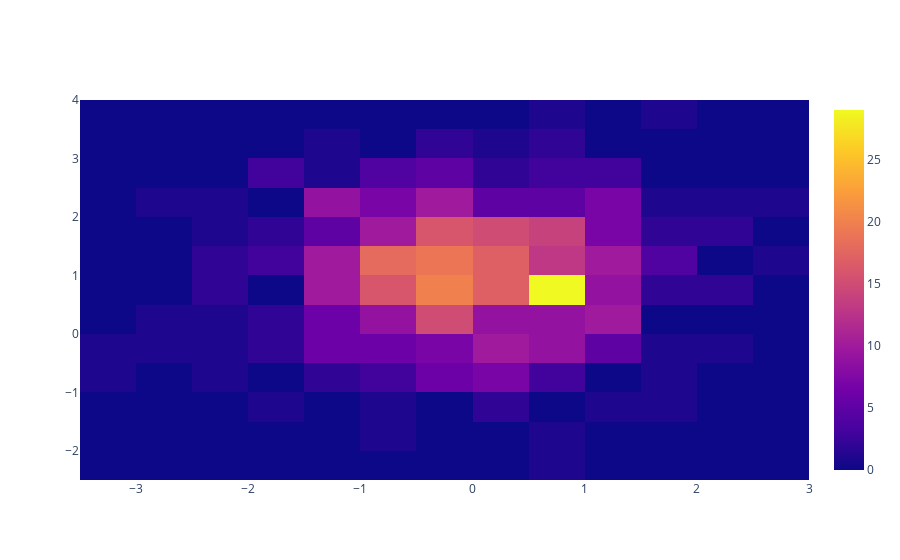

Notebook code cell kept with this figure:
### Code cell
fig = go.Figure(go.Histogram2d(
                x=x,
                y=y,
                ))
fig.show()

### Figure 1 — Plotly figure (JSON) as saved in the notebook; plotly's stock layout.template omitted (floating-point values rounded to 4 significant figures; data arrays with more than 128 entries replaced by an {"elided": "..."} marker saying what was removed)
{"data": [{"type": "histogram2d", "x": {"elided": "500 float values"}, "y": {"elided": "500 float values"}}], "layout": {}}
